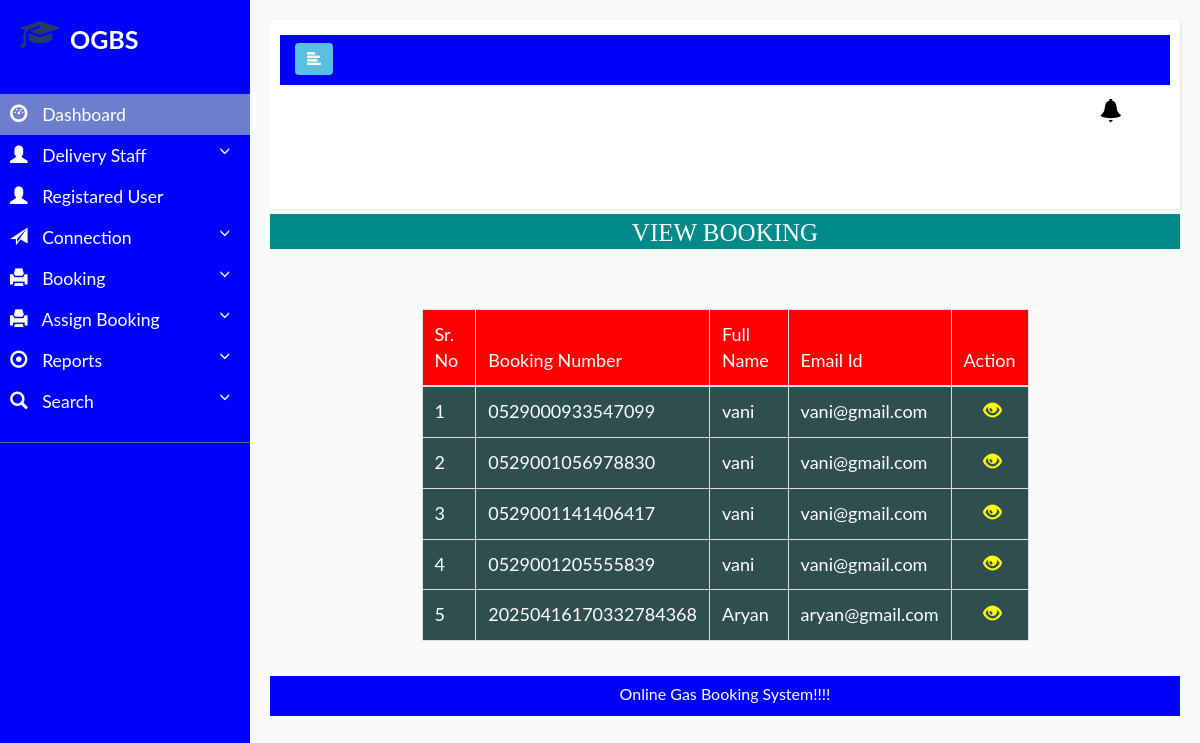
The app's page /all_booking with its own data.
### gasbooking/models.py (models this page shows, shortened)
class Bookcylinder(models.Model):
    user=models.ForeignKey(Newconnection,on_delete=models.CASCADE, null=True)
    assignto=models.ForeignKey(Addstaff,on_delete=models.CASCADE, null=True)
    gassize=models.CharField(max_length=100,null=True)
    booknumber=models.CharField(max_length=100,null=True)
    bookdate=models.CharField(max_length=100,null=True)
    bookstatus=models.CharField(max_length=100,null=True)
    reffercost=models.CharField(max_length=100,null=True)
    responsetime=models.CharField(max_length=100,null=True)
    status=models.CharField(max_length=100,null=True)

class Newconnection(models.Model):
    user=models.ForeignKey(Registration,on_delete=models.CASCADE, null=True)
    gen=models.CharField(max_length=100,null=True)
    nationality=models.CharField(max_length=100,null=True)
    merriedstatus=models.CharField(max_length=100,null=True)
    address=models.CharField(max_length=100,null=True)
    related=models.CharField(max_length=100,null=True)
    fname=models.CharField(max_length=100,null=True)
    lname=models.CharField(max_length=100,null=True)
    city=models.CharField(max_length=100,null=True)
    connection=models.CharField(max_length=100,null=True)
    registration=models.CharField(max_length=100,null=True)
    date=models.CharField(max_length=100,null=True)
    zipcode=models.CharField(max_length=100,null=True)
    img=models.FileField(null=True)
    cost=models.CharField(max_length=100,null=True)
    status=models.CharField(max_length=100,null=True)

class Registration(models.Model):
    user=models.ForeignKey(User,on_delete=models.CASCADE, null=True)
    mobile=models.CharField(max_length=100,null=True)

### gasbooking/views.py (the view)
# urls.py: path('all_booking',all_booking,name='all_booking'),
def all_booking(request):
    data=Bookcylinder.objects.all()
    d={'data':data}
    return render(request,'all_booking.html',d)

### gasbooking/templates/all_booking.html (shortened to what this page needs)
{% extends 'admin_nav.html' %}
{% block body %}
<center>
      <h1 style="font-size:25px; background-color:darkcyan;height:35px;color:white;padding:5px;margin-top:5px;font-family : 'Monotype Corsiva" align="center"> VIEW BOOKING </h1>
</center>
 <div class="container" style="margin-top:60px;width:70%">
<table class="table table-bordered" id="myTable">
  <thead>
  <tr>
    <th>Sr. No</th>
    <th>Booking Number</th>
    <th>Full Name</th>
    <th>Email Id</th>
    <th>Action</th>
  </tr>
  </thead>
   <tbody>
{% for i in data %}
  <tr>
        <td>{{forloop.counter}}</td>
        <td>{{i.booknumber}}</td>
        <td>{{i.user.user.user.username}}</td>
        <td>{{i.user.user.user.email}}</td>
      <td><a href="{% url 'admin_bookingdetail' i.id %}"><i class="glyphicon glyphicon-eye-open" style="color:yellow;margin-left:20px"></i></a>
  </tr>
   {% endfor %}
    </tbody>
</table>
 </div>
<div class="footer" align="center" style=" margin-top:15px; background-color:blue; height:40px;color:white; padding:8px;">
    Online Gas Booking System!!!!
</div>
{% endblock %}

### gasbooking/static/style.css (style rules this page uses)
html,body,div,span,applet,object,iframe,h1,h2,h3,h4,h5,h6,p,blockquote,pre,a,abbr,acronym,address,big,cite,code,del,dfn,em,img,ins,kbd,q,s,samp,small,strike,strong,sub,sup,tt,var,b,u,i,dl,dt,dd,ol,nav ul,nav li,fieldset,form,label,legend,table,caption,tbody,tfoot,thead,tr,th,td,article,aside,canvas,details,embed,figure,figcaption,footer,header,hgroup,menu,nav,output,ruby,section,summary,time,mark,audio,video { margin:0;padding:0;border:0;font-size:100%;font:inherit;vertical-align:baseline; }
table { border-collapse:collapse;border-spacing:0; }
a { text-decoration:none; }

### gasbooking/static/style1.css (style rules this page uses)
* { margin: 0; padding: 0; box-sizing: border-box; list-style: none; text-decoration: none; font-family: 'Josefin Sans', sans-serif; }
body { background-color:darkcyan; }

### gasbooking/static/style4.css (style rules this page uses)
body { font-family: 'Poppins', sans-serif; background: #fafafa; }
a, a:hover, a:focus { color: inherit; text-decoration: none; transition: all 0.3s; }
i, span { display: inline-block; }

### gasbooking/templates/admin_nav.html (style rules this page uses)
#myTable { border-collapse: collapse; width: 100%; border: 1px solid #ddd; font-size: 18px; }
#myTable th { text-align: left; padding: 12px; background-color:red ; color: white; }
#myTable td { text-align: left; padding: 12px; background-color: DarkSlateGrey; color:white; }
#myTable tr { border-bottom: 1px solid #ddd; }
body { font-family: "Lato", sans-serif; }

### records on screen
Bookcylinder: booknumber "0529000933547099", user.user.user.username "vani", user.user.user.email "vani@gmail.com"
Bookcylinder: booknumber "0529001056978830", user.user.user.username "vani", user.user.user.email "vani@gmail.com"
Bookcylinder: booknumber "0529001141406417", user.user.user.username "vani", user.user.user.email "vani@gmail.com"
Bookcylinder: booknumber "0529001205555839", user.user.user.username "vani", user.user.user.email "vani@gmail.com"
Bookcylinder: booknumber "20250416170332784368", user.user.user.username "Aryan", user.user.user.email "aryan@gmail.com"
